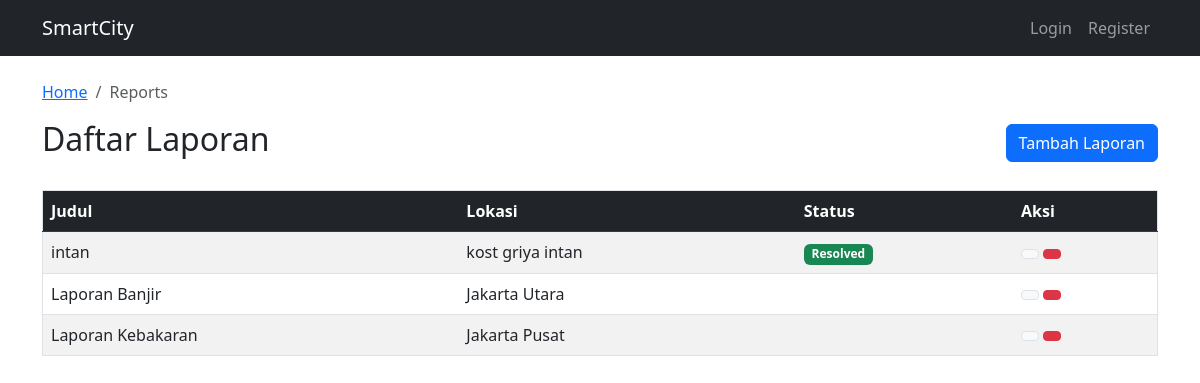
The page / on the database its author committed.
### main_app/models.py (models this page shows, shortened)
class Report(models.Model):
    STATUS_CHOICES = [
        ('REPORTED', 'REPORTED'),
        ('VERIFIED', 'VERIFIED'),
        ('IN_PROGRESS', 'IN_PROGRESS'),
        ('RESOLVED', 'RESOLVED'),
    ]
    title = models.CharField(max_length=100)
    location = models.CharField(max_length=100)
    status = models.CharField(max_length=20, choices=STATUS_CHOICES)

### main_app/views.py (the view)
# urls.py: path('', views.reports_list, name='reports_list'),
def reports_list(request):
    reports = Report.objects.all().order_by('-id')
    return render(request, 'reports_list.html', {'reports': reports})

### templates/reports_list.html (shortened to what this page needs)
{% extends 'base.html' %}
{% block content %}
<nav aria-label="breadcrumb">
  <ol class="breadcrumb">
    <li class="breadcrumb-item"><a href="/">Home</a></li>
    <li class="breadcrumb-item active">Reports</li>
  </ol>
</nav>
<div class="d-flex justify-content-between align-items-center mb-4">
    <h2> Daftar Laporan</h2>
    <a href="{% url 'main_app:create' %}" class="btn btn-primary">Tambah Laporan</a>
</div>
<div class="table-responsive">
    <table class="table table-striped table-hover border">
        <thead class="table-dark">
            <tr>
                <th>Judul</th>
                <th>Lokasi</th>
                <th>Status</th>
                <th>Aksi</th>
            </tr>
        </thead>
        <tbody>
            {% for report in reports %}
            <tr>
                <td>{{ report.title }}</td>
                <td>{{ report.location }}</td>
                <td>
                    {% if report.status == "REPORTED" %}
                        <span class="badge bg-secondary">Reported</span>
                    {% elif report.status == "VERIFIED" %}
                        <span class="badge bg-info">Verified</span>
                    {% elif report.status == "IN_PROGRESS" %}
                        <span class="badge bg-warning text-dark">In Progress</span>
                    {% elif report.status == "RESOLVED" %}
                        <span class="badge bg-success">Resolved</span>
                    {% endif %}
                </td>
                <td>
                    <a href="{% url 'main_app:update' report.id %}" class="btn btn-sm btn-light border"></a>
                    <a href="{% url 'main_app:delete' report.id %}" class="btn btn-sm btn-danger" onclick="return confirm('Hapus laporan ini?')"></a>
                </td>
            </tr>
            {% endfor %}
        </tbody>
    </table>
</div>
{% endblock %}

### rows shown on the page
Report: title "intan", location "kost griya intan", status "Resolved"
Report: title "Laporan Banjir", location "Jakarta Utara"
Report: title "Laporan Kebakaran", location "Jakarta Pusat"
